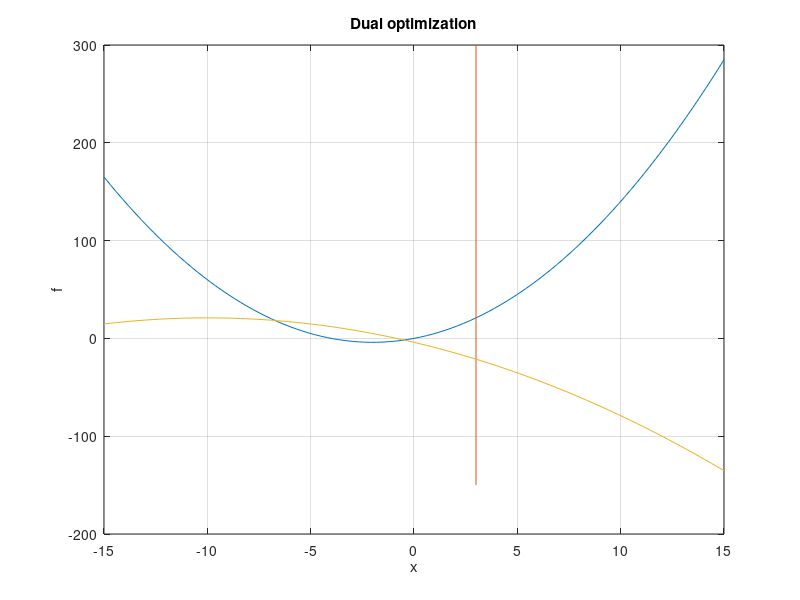

Write MATLAB code to recreate this figure.
clear all 
close all
clc

%%
Q = 2;
c = 4;

A = 1;
b = 3;

a = 15;
n = 101;
x = linspace(-a,a,n);

f0 = zeros(n,1);
g = zeros(n,1);

for i = 1:n
    f0(i) = .5*x(i)*Q*x(i) + c'*x(i);
    g(i) = -.5*(A*x(i)+c)*(1/Q)*(A*x(i)+c)-b*x(i);
end



%%
figure(1); clf
plot(x,f0); hold on
plot([b/A b/A],[-150 300]);
plot(x,g)
xlabel('x'); ylabel('f')
grid on
title('Dual optimization')
